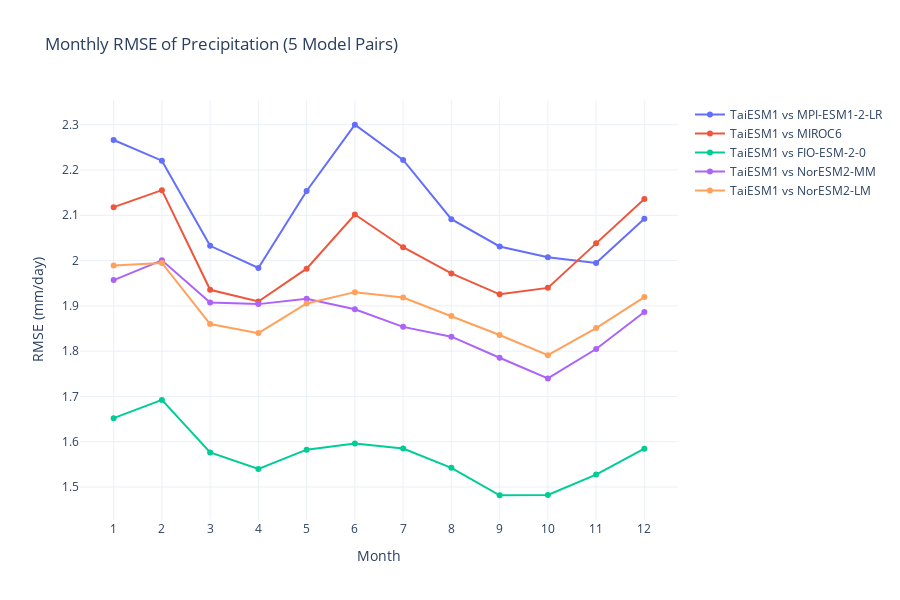

The code cell stored with this chart in its notebook:
### Code cell
from itertools import combinations

ssp245 = pd.read_csv("ssp245.csv")
prc_df = ssp245[ssp245["variable_id"] == "prc"]

# Collect model names and their zarr URLs (prefer gn grid if available)
model_zarrs = {}
for _, row in prc_df.sort_values("grid_label").iterrows():
    if row["source_id"] not in model_zarrs:
        model_zarrs[row["source_id"]] = row["zstore"]

# Get all unique pairs and select only the first 5
pairs = list(combinations(model_zarrs.items(), 2))[:5]

fig = go.Figure()

for (name1, url1), (name2, url2) in pairs:
    try:
        ds1 = xr.open_zarr(url1, consolidated=True)
        ds2 = xr.open_zarr(url2, consolidated=True)
        ds1 = ds1.convert_calendar("standard", use_cftime=False)
        ds2 = ds2.convert_calendar("standard", use_cftime=False)

        # Overlapping time
        t1, t2 = ds1.time, ds2.time
        start = max(str(t1.min().values), str(t2.min().values))
        end = min(str(t1.max().values), str(t2.max().values))
        prc1 = ds1["prc"].sel(time=slice(start, end))
        prc2 = ds2["prc"].sel(time=slice(start, end))

        # Overlapping lat/lon
        lat_min = max(prc1.lat.min().item(), prc2.lat.min().item())
        lat_max = min(prc1.lat.max().item(), prc2.lat.max().item())
        lon_min = max(prc1.lon.min().item(), prc2.lon.min().item())
        lon_max = min(prc1.lon.max().item(), prc2.lon.max().item())
        prc1 = prc1.sel(lat=slice(lat_min, lat_max), lon=slice(lon_min, lon_max))
        prc2 = prc2.sel(lat=slice(lat_min, lat_max), lon=slice(lon_min, lon_max))
        prc2_interp = prc2.interp(lat=prc1.lat, lon=prc1.lon)

        # Convert units
        prc1_mm_day = prc1 * 86400
        prc2_mm_day = prc2_interp * 86400

        # RMSE per month
        diff_sq = (prc1_mm_day - prc2_mm_day) ** 2
        mse_monthly = diff_sq.groupby("time.month").mean(dim=("time", "lat", "lon"))
        rmse_monthly = np.sqrt(mse_monthly)
        months = rmse_monthly["month"].values
        rmse_values = rmse_monthly.values

        fig.add_trace(go.Scatter(
            x=months,
            y=rmse_values,
            mode='lines+markers',
            name=f"{name1} vs {name2}",
            marker=dict(size=6)
        ))
    except Exception as e:
        print(f"Skipping {name1} vs {name2}: {e}")

fig.update_layout(
    title="Monthly RMSE of Precipitation (5 Model Pairs)",
    xaxis_title="Month",
    yaxis_title="RMSE (mm/day)",
    xaxis=dict(tickmode='array', tickvals=list(range(1, 13)), ticktext=[str(m) for m in range(1, 13)]),
    template='plotly_white',
    width=900,
    height=600
)

fig.show()

### Figure 1 — Plotly figure (JSON) as saved in the notebook; plotly's stock layout.template omitted (floating-point values rounded to 4 significant figures)
{"data": [{"marker": {"size": 6}, "mode": "lines+markers", "name": "TaiESM1 vs MPI-ESM1-2-LR", "type": "scatter", "x": [1, 2, 3, 4, 5, 6, 7, 8, 9, 10, 11, 12], "y": [2.266, 2.221, 2.033, 1.984, 2.154, 2.3, 2.222, 2.091, 2.031, 2.008, 1.995, 2.093]}, {"marker": {"size": 6}, "mode": "lines+markers", "name": "TaiESM1 vs MIROC6", "type": "scatter", "x": [1, 2, 3, 4, 5, 6, 7, 8, 9, 10, 11, 12], "y": [2.118, 2.156, 1.935, 1.91, 1.982, 2.102, 2.029, 1.972, 1.925, 1.94, 2.038, 2.136]}, {"marker": {"size": 6}, "mode": "lines+markers", "name": "TaiESM1 vs FIO-ESM-2-0", "type": "scatter", "x": [1, 2, 3, 4, 5, 6, 7, 8, 9, 10, 11, 12], "y": [1.652, 1.692, 1.576, 1.54, 1.582, 1.596, 1.585, 1.542, 1.482, 1.482, 1.527, 1.585]}, {"marker": {"size": 6}, "mode": "lines+markers", "name": "TaiESM1 vs NorESM2-MM", "type": "scatter", "x": [1, 2, 3, 4, 5, 6, 7, 8, 9, 10, 11, 12], "y": [1.957, 2.0, 1.907, 1.904, 1.916, 1.893, 1.854, 1.832, 1.785, 1.74, 1.805, 1.886]}, {"marker": {"size": 6}, "mode": "lines+markers", "name": "TaiESM1 vs NorESM2-LM", "type": "scatter", "x": [1, 2, 3, 4, 5, 6, 7, 8, 9, 10, 11, 12], "y": [1.989, 1.995, 1.86, 1.84, 1.905, 1.93, 1.918, 1.878, 1.836, 1.791, 1.851, 1.919]}], "layout": {"height": 600, "title": {"text": "Monthly RMSE of Precipitation (5 Model Pairs)"}, "width": 900, "xaxis": {"tickmode": "array", "ticktext": ["1", "2", "3", "4", "5", "6", "7", "8", "9", "10", "11", "12"], "tickvals": [1, 2, 3, 4, 5, 6, 7, 8, 9, 10, 11, 12], "title": {"text": "Month"}}, "yaxis": {"title": {"text": "RMSE (mm/day)"}}}}
